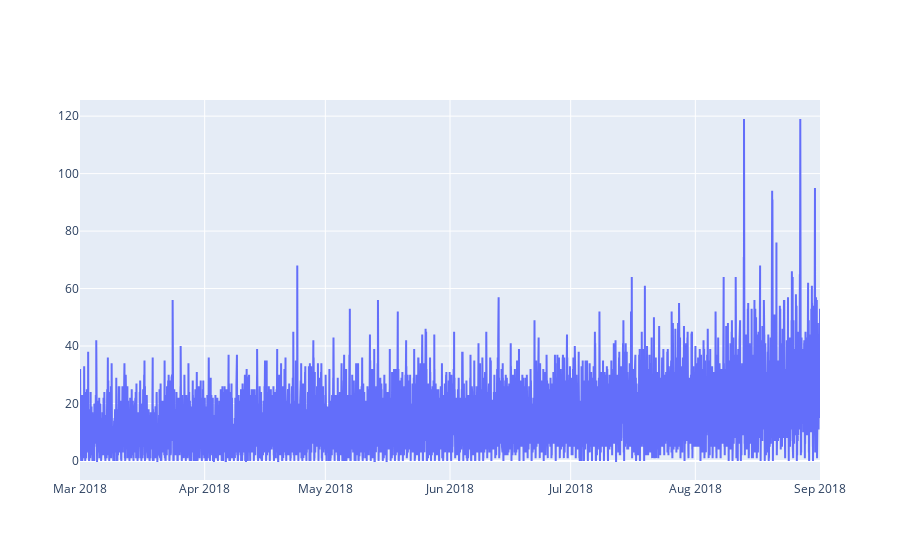

The cell this chart's notebook holds for it:
### Code cell
plotly_df(df)

### Figure 1 — Plotly figure (JSON) as saved in the notebook; plotly's stock layout.template omitted (floating-point values rounded to 4 significant figures; data arrays with more than 128 entries replaced by an {"elided": "..."} marker saying what was removed)
{"data": [{"mode": "lines", "name": "num_orders", "type": "scatter", "x": {"elided": "26496 str values"}, "y": {"elided": "26496 int values"}}], "layout": {"title": {"text": ""}}}
